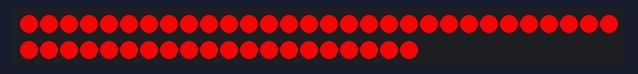
Bench run of a sketch on a simulated Arduino Uno, built with avr-gcc and run on an emulated ATmega328P. Parts: 50 RGB LEDs in strip order, left to right, continuing on the next row.

Above: at 0.1 s.
At 0.6 s:
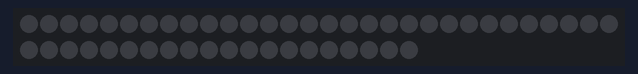

The sketch:

sketch_oct16a.ino
```cpp
// Подключаем библиотеку FastLED.
#include <FastLED.h>

// Указываем, какое количество пикселей у нашей ленты.
#define LED_COUNT 50

// Указываем, к какому порту подключен вход ленты DIN.
#define LED_PIN 13

// Создаем переменную strip для управления нашей лентой.
CRGB strip[LED_COUNT];

void setup()
{
  // Добавляем ленту.
  FastLED.addLeds<WS2812, LED_PIN, GRB>(strip, LED_COUNT);
}

void loop()
{
  // Включаем все светодиоды.
  for (int i = 0; i < LED_COUNT; i++)
  {
    strip[i] = CRGB::Red; // Красный цвет.
  }
  // Передаем цвета ленте.
  FastLED.show();
  // Ждем 500 мс.
  delay(500);
  // Выключаем все светодиоды.
  for (int i = 0; i < LED_COUNT; i++)
  {
    strip[i] = CRGB::Black; // Черный цвет, т.е. выключено.
  }
  // Передаем цвета ленте.
  FastLED.show();
  // Ждем 500 мс.
  delay(500);
}
```

Measured:
- what the display in image 1 shows lasts 0.5 s, from 0.5 s to 1.0 s
